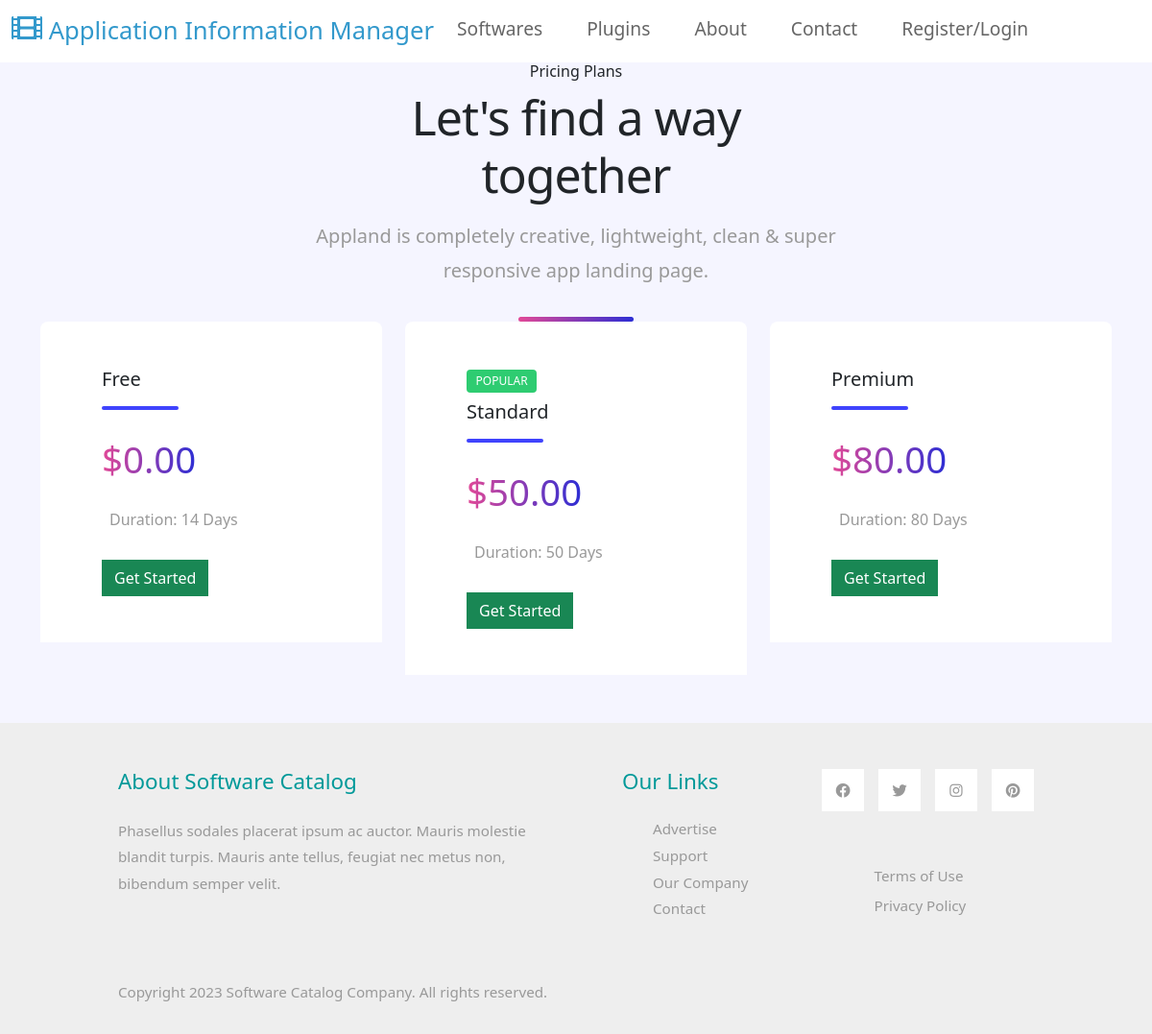
/catalog/subscription/1/, run on the app's committed database.
### catalapp/models.py (models this page shows, shortened)
class Subscription(models.Model):
    name = models.CharField(max_length=255)
    price = models.DecimalField(max_digits=6, decimal_places=2)
    duration = models.CharField(max_length=50)
    stripe_product_id = models.CharField(max_length=255,default="prod_O9kr4qTmAQ036l")
    is_popular=models.BooleanField(default=False)

### catalapp/views.py (the view)
# urls.py: path('subscription/<int:software_id>/', views.subscription_view, name='subscription'),#done
def subscription_view(request,software_id):
    subscriptions = Subscription.objects.all()
    soft_id= Software.objects.get(id=software_id)
    context = {
        'subscriptions': subscriptions,
        "software":soft_id
    }
    return render(request, 'subscription.html', context)

### catalapp/templates/subscription.html (shortened to what this page needs)
{% extends 'base.html' %}
{% block content %}
<link rel="stylesheet" href="https://cdn.lineicons.com/3.0/lineicons.css">
<section class="price_plan_area section_padding_130_80" id="pricing">
    <div class="container">
        <div class="row justify-content-center">
            <div class="col-12 col-sm-8 col-lg-6">
                <div class="section-heading text-center wow fadeInUp" data-wow-delay="0.2s"
                    style="visibility: visible; animation-delay: 0.2s; animation-name: fadeInUp;">
                    <h6>Pricing Plans</h6>
                    <h3>Let's find a way together</h3>
                    <p>Appland is completely creative, lightweight, clean &amp; super responsive app landing page.</p>
                    <div class="line"></div>
                </div>
            </div>
        </div>
        <div class="row justify-content-center">
            {% for subscription in subscriptions %}
            <div class="col-12 col-sm-8 col-md-6 col-lg-4">
                <div class="single_price_plan wow fadeInUp" data-wow-delay="0.2s"
                    style="visibility: visible; animation-delay: 0.2s; animation-name: fadeInUp;">
                    <div class="title">
                        {% if subscription.is_popular %}
                        <span>Popular</span>
                        {% endif %}
                        <h3>{{ subscription.name }}</h3>
                        <div class="line"></div>
                    </div>
                    <div class="price">
                        <h4>${{ subscription.price }}</h4>
                    </div>
                    <div class="description">
                        <p>Duration: {{ subscription.duration }}</p>
                    </div>
                    <div class="button">
                        <a class="btn btn-success btn-2"
                            href="{% url 'catalapp:redirect_to_payment' software_id=software.pk subscription=subscription.name %}">Get
                            Started</a>
                    </div>
                </div>
            </div>
            {% endfor %}
        </div>
    </div>
</section>
{% endblock %}

### catalapp/static/catalapp/css/templatemo-style.css (style rules this page uses)
p { line-height: 1.8; }
a { text-decoration: none; transition: all 0.3s ease; }
.btn { border-radius: 0; }
p, .tm-text-gray { color: #999; }

### catalapp/templates/subscription.html (style rules this page uses)
.price_plan_area { position: relative; z-index: 1; background-color: #f5f5ff; }
.single_price_plan { position: relative; z-index: 1; border-radius: 0.5rem 0.5rem 0 0; -webkit-transition-duration: 500ms; transition-duration: 500ms; margin-bottom: 50px; background-color: #ffffff; padding: 3rem 4rem; }
.single_price_plan::after { position: absolute; content: ""; background-image: url("https://bootdey.com/img/half-circle-pricing.png"); background-repeat: repeat; width: 100%; height: 17px; bottom: -17px; z-index: 1; left: 0; }
.single_price_plan .title { text-transform: capitalize; -webkit-transition-duration: 500ms; transition-duration: 500ms; margin-bottom: 2rem; }
.single_price_plan .title span { color: #ffffff; padding: 0.2rem 0.6rem; font-size: 12px; text-transform: uppercase; background-color: #2ecc71; display: inline-block; margin-bottom: 0.5rem; border-radius: 0.25rem; }
.single_price_plan .title h3 { font-size: 1.25rem; }
.single_price_plan .title .line { width: 80px; height: 4px; border-radius: 10px; background-color: #3f43fd; }
.single_price_plan .price { margin-bottom: 1.5rem; }
.single_price_plan .price h4 { position: relative; z-index: 1; font-size: 2.4rem; line-height: 1; margin-bottom: 0; color: #3f43fd; display: inline-block; -webkit-background-clip: text; -webkit-text-fill-color: transparent; background-color: transparent; background-image: -webkit-gradient(linear, left top, right top, from(#e24997), to(#2d2ed4)); background-image: linear-gradient(90deg, #e24997, #2d2ed4); }
.single_price_plan .description { position: relative; margin-bottom: 1.5rem; }
.single_price_plan .description p { line-height: 16px; margin: 0; padding: 10px 0; display: -webkit-box; display: -ms-flexbox; display: flex; -webkit-box-align: center; -ms-flex-align: center; -ms-grid-row-align: center; align-items: center; }
.section-heading h3 { margin-bottom: 1rem; font-size: 3.125rem; letter-spacing: -1px; }
.section-heading p { margin-bottom: 0; font-size: 1.25rem; }
.section-heading .line { width: 120px; height: 5px; margin: 30px auto 0; border-radius: 6px; background: #2d2ed4; background: -webkit-gradient(linear, left top, right top, from(#e24997), to(#2d2ed4)); background: linear-gradient(to right, #e24997, #2d2ed4); }

### data on the page
Subscription: name "Free", price "0.00", duration "14 Days"
Subscription: is_popular "POPULAR", name "Standard", price "50.00", duration "50 Days"
Subscription: name "Premium", price "80.00", duration "80 Days"
